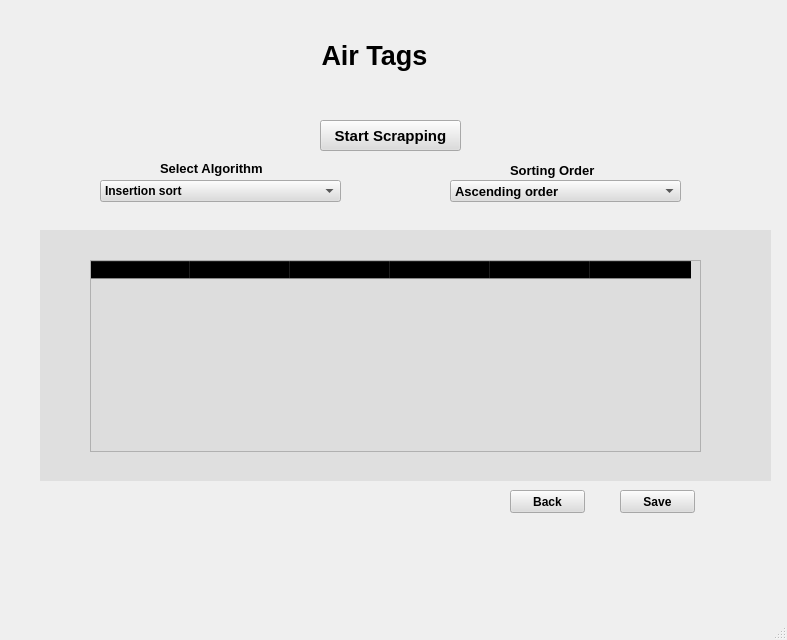
<?xml version="1.0" encoding="UTF-8"?>
<ui version="4.0">
 <class>MainWindow</class>
 <widget class="QMainWindow" name="MainWindow">
  <property name="geometry">
   <rect>
    <x>0</x>
    <y>0</y>
    <width>787</width>
    <height>640</height>
   </rect>
  </property>
  <property name="windowTitle">
   <string>MainWindow</string>
  </property>
  <widget class="QWidget" name="centralwidget">
   <widget class="QWidget" name="widget" native="true">
    <property name="geometry">
     <rect>
      <x>0</x>
      <y>0</y>
      <width>811</width>
      <height>551</height>
     </rect>
    </property>
    <widget class="QLabel" name="label">
     <property name="geometry">
      <rect>
       <x>10</x>
       <y>10</y>
       <width>801</width>
       <height>551</height>
      </rect>
     </property>
     <property name="styleSheet">
      <string notr="true">border-image: url(:/images/download (4).jpg);
border-image: url(:/images/airtags-mockup-4-blue.jpg);</string>
     </property>
     <property name="text">
      <string/>
     </property>
    </widget>
    <widget class="QLabel" name="label_2">
     <property name="geometry">
      <rect>
       <x>40</x>
       <y>230</y>
       <width>731</width>
       <height>251</height>
      </rect>
     </property>
     <property name="styleSheet">
      <string notr="true">border-image: url(:/images/airtags-mockup-4-blue.jpg);
background-color: rgb(220,220,220,220)

</string>
     </property>
     <property name="text">
      <string/>
     </property>
    </widget>
    <widget class="QTableWidget" name="tableWidget">
     <property name="geometry">
      <rect>
       <x>90</x>
       <y>260</y>
       <width>611</width>
       <height>192</height>
      </rect>
     </property>
     <property name="styleSheet">
      <string notr="true">background-color: rgb(220,220,220,220);</string>
     </property>
     <column>
      <property name="text">
       <string>Model</string>
      </property>
     </column>
     <column>
      <property name="text">
       <string>Colour</string>
      </property>
     </column>
     <column>
      <property name="text">
       <string>Price</string>
      </property>
     </column>
     <column>
      <property name="text">
       <string>Rating</string>
      </property>
     </column>
     <column>
      <property name="text">
       <string>Design</string>
      </property>
     </column>
     <column>
      <property name="text">
       <string>Version</string>
      </property>
     </column>
    </widget>
    <widget class="QPushButton" name="pushButton">
     <property name="geometry">
      <rect>
       <x>620</x>
       <y>490</y>
       <width>75</width>
       <height>23</height>
      </rect>
     </property>
     <property name="font">
      <font>
       <pointsize>9</pointsize>
       <weight>75</weight>
       <bold>true</bold>
      </font>
     </property>
     <property name="styleSheet">
      <string notr="true">background-color: rgb(220,220,220,220);</string>
     </property>
     <property name="text">
      <string>Save</string>
     </property>
    </widget>
    <widget class="QPushButton" name="pushButton_2">
     <property name="geometry">
      <rect>
       <x>510</x>
       <y>490</y>
       <width>75</width>
       <height>23</height>
      </rect>
     </property>
     <property name="font">
      <font>
       <pointsize>9</pointsize>
       <weight>75</weight>
       <bold>true</bold>
      </font>
     </property>
     <property name="styleSheet">
      <string notr="true">background-color: rgb(220,220,220,220);</string>
     </property>
     <property name="text">
      <string>Back</string>
     </property>
    </widget>
    <widget class="QComboBox" name="comboBox">
     <property name="geometry">
      <rect>
       <x>100</x>
       <y>180</y>
       <width>241</width>
       <height>22</height>
      </rect>
     </property>
     <property name="font">
      <font>
       <pointsize>9</pointsize>
       <weight>75</weight>
       <bold>true</bold>
      </font>
     </property>
     <property name="styleSheet">
      <string notr="true">background-color: rgb(220,220,220,220);</string>
     </property>
     <item>
      <property name="text">
       <string>Insertion sort</string>
      </property>
     </item>
     <item>
      <property name="text">
       <string>Merge sort</string>
      </property>
     </item>
     <item>
      <property name="text">
       <string>Bubble sort</string>
      </property>
     </item>
     <item>
      <property name="text">
       <string>Quick sort</string>
      </property>
     </item>
     <item>
      <property name="text">
       <string>Bucket sort</string>
      </property>
     </item>
     <item>
      <property name="text">
       <string>Sleep sort</string>
      </property>
     </item>
     <item>
      <property name="text">
       <string>Tree sort</string>
      </property>
     </item>
     <item>
      <property name="text">
       <string>Counting sort</string>
      </property>
     </item>
     <item>
      <property name="text">
       <string>Radix sort</string>
      </property>
     </item>
    </widget>
    <widget class="QComboBox" name="comboBox_2">
     <property name="geometry">
      <rect>
       <x>450</x>
       <y>180</y>
       <width>231</width>
       <height>22</height>
      </rect>
     </property>
     <property name="font">
      <font>
       <pointsize>10</pointsize>
       <weight>75</weight>
       <bold>true</bold>
      </font>
     </property>
     <property name="styleSheet">
      <string notr="true">background-color: rgb(220,220,220,220);</string>
     </property>
     <item>
      <property name="text">
       <string>Ascending order</string>
      </property>
     </item>
     <item>
      <property name="text">
       <string>Descending order</string>
      </property>
     </item>
    </widget>
    <widget class="QPushButton" name="pushButton_3">
     <property name="geometry">
      <rect>
       <x>320</x>
       <y>120</y>
       <width>141</width>
       <height>31</height>
      </rect>
     </property>
     <property name="font">
      <font>
       <pointsize>11</pointsize>
       <weight>75</weight>
       <bold>true</bold>
      </font>
     </property>
     <property name="styleSheet">
      <string notr="true">background-color: rgb(220,220,220,220);</string>
     </property>
     <property name="text">
      <string>Start Scrapping</string>
     </property>
    </widget>
    <widget class="QLabel" name="label_3">
     <property name="geometry">
      <rect>
       <x>300</x>
       <y>40</y>
       <width>171</width>
       <height>31</height>
      </rect>
     </property>
     <property name="font">
      <font>
       <pointsize>20</pointsize>
       <weight>75</weight>
       <bold>true</bold>
      </font>
     </property>
     <property name="text">
      <string>   Air Tags</string>
     </property>
    </widget>
    <widget class="QLabel" name="label_4">
     <property name="geometry">
      <rect>
       <x>160</x>
       <y>160</y>
       <width>121</width>
       <height>16</height>
      </rect>
     </property>
     <property name="font">
      <font>
       <pointsize>10</pointsize>
       <weight>75</weight>
       <bold>true</bold>
      </font>
     </property>
     <property name="text">
      <string>Select Algorithm</string>
     </property>
    </widget>
    <widget class="QLabel" name="label_5">
     <property name="geometry">
      <rect>
       <x>510</x>
       <y>160</y>
       <width>121</width>
       <height>20</height>
      </rect>
     </property>
     <property name="font">
      <font>
       <pointsize>10</pointsize>
       <weight>75</weight>
       <bold>true</bold>
      </font>
     </property>
     <property name="text">
      <string>Sorting Order</string>
     </property>
    </widget>
   </widget>
  </widget>
  <widget class="QStatusBar" name="statusbar"/>
  <widget class="QMenuBar" name="menubar">
   <property name="geometry">
    <rect>
     <x>0</x>
     <y>0</y>
     <width>787</width>
     <height>21</height>
    </rect>
   </property>
  </widget>
 </widget>
 <resources>
  <include location="airtag.qrc"/>
 </resources>
 <connections/>
</ui>
